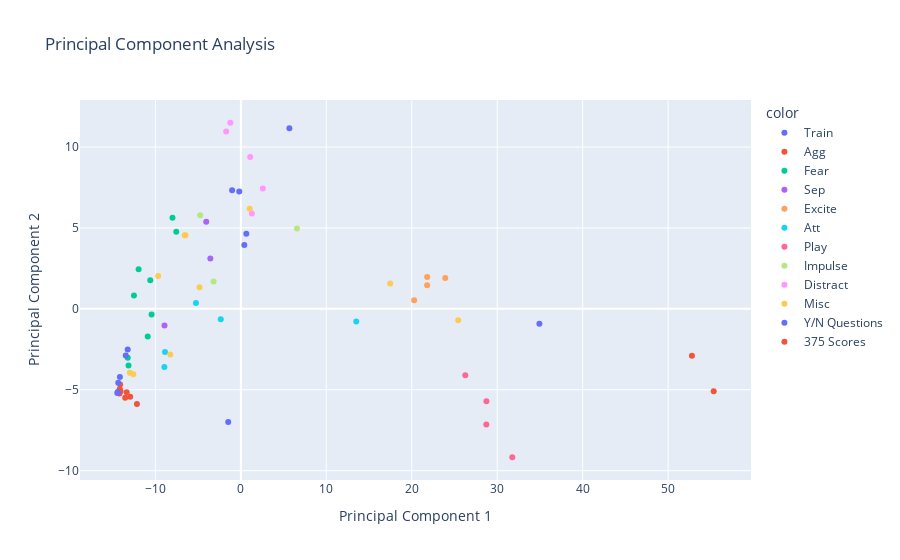

The notebook cell saved with this chart:
### Code cell
px.scatter(x = PC1,
           y = PC2,
           color = header_counts1,
           hover_name = list(master_imp_T.index),
           title = "Principal Component Analysis",
           labels = {"x": "Principal Component 1", "y": "Principal Component 2"})

### Figure 1 — Plotly figure (JSON) as saved in the notebook; plotly's stock layout.template omitted (floating-point values rounded to 4 significant figures)
{"data": [{"hovertemplate": "<b>%{hovertext}</b><br><br>color=Train<br>Principal Component 1=%{x}<br>Principal Component 2=%{y}<extra></extra>", "hovertext": ["Train01", "Train02", "Train03", "Traino4", "Train05", "Train06"], "legendgroup": "Train", "marker": {"color": "#636efa", "symbol": "circle"}, "mode": "markers", "name": "Train", "orientation": "v", "showlegend": true, "type": "scatter", "x": [0.4078, 0.6413, -0.1843, -1.016, 5.682, 34.93], "xaxis": "x", "y": [3.941, 4.636, 7.249, 7.331, 11.15, -0.9185], "yaxis": "y"}, {"hovertemplate": "<b>%{hovertext}</b><br><br>color=Agg<br>Principal Component 1=%{x}<br>Principal Component 2=%{y}<extra></extra>", "hovertext": ["Agg07", "Agg08", "Agg09", "Agg12", "Agg13", "Agg14", "Agg15", "Agg16", "Agg17"], "legendgroup": "Agg", "marker": {"color": "#EF553B", "symbol": "circle"}, "mode": "markers", "name": "Agg", "orientation": "v", "showlegend": true, "type": "scatter", "x": [-14.12, -14.18, -14.09, -14.2, -14.15, -12.95, -12.16, -13.53, -13.36], "xaxis": "x", "y": [-4.675, -4.966, -5.087, -5.223, -5.003, -5.431, -5.886, -5.49, -5.154], "yaxis": "y"}, {"hovertemplate": "<b>%{hovertext}</b><br><br>color=Fear<br>Principal Component 1=%{x}<br>Principal Component 2=%{y}<extra></extra>", "hovertext": ["Fear18", "Fear19", "Fear21", "Fear22", "Fear23", "Fear24", "Fear25", "Fear26", "Fear27"], "legendgroup": "Fear", "marker": {"color": "#00cc96", "symbol": "circle"}, "mode": "markers", "name": "Fear", "orientation": "v", "showlegend": true, "type": "scatter", "x": [-11.96, -7.555, -12.5, -10.59, -10.44, -13.23, -7.996, -10.9, -13.14], "xaxis": "x", "y": [2.446, 4.758, 0.8187, 1.763, -0.3462, -3.016, 5.625, -1.71, -3.501], "yaxis": "y"}, {"hovertemplate": "<b>%{hovertext}</b><br><br>color=Sep<br>Principal Component 1=%{x}<br>Principal Component 2=%{y}<extra></extra>", "hovertext": ["Sep29", "Sep30", "Sep31"], "legendgroup": "Sep", "marker": {"color": "#ab63fa", "symbol": "circle"}, "mode": "markers", "name": "Sep", "orientation": "v", "showlegend": true, "type": "scatter", "x": [-4.05, -3.569, -8.931], "xaxis": "x", "y": [5.381, 3.114, -1.027], "yaxis": "y"}, {"hovertemplate": "<b>%{hovertext}</b><br><br>color=Excite<br>Principal Component 1=%{x}<br>Principal Component 2=%{y}<extra></extra>", "hovertext": ["Excite32", "Excite33", "Excite34", "Excite35"], "legendgroup": "Excite", "marker": {"color": "#FFA15A", "symbol": "circle"}, "mode": "markers", "name": "Excite", "orientation": "v", "showlegend": true, "type": "scatter", "x": [21.8, 20.28, 21.8, 23.92], "xaxis": "x", "y": [1.453, 0.5379, 1.97, 1.907], "yaxis": "y"}, {"hovertemplate": "<b>%{hovertext}</b><br><br>color=Att<br>Principal Component 1=%{x}<br>Principal Component 2=%{y}<extra></extra>", "hovertext": ["Att36", "Att37", "Att38", "Att39", "Att40"], "legendgroup": "Att", "marker": {"color": "#19d3f3", "symbol": "circle"}, "mode": "markers", "name": "Att", "orientation": "v", "showlegend": true, "type": "scatter", "x": [13.51, -5.252, -2.348, -8.871, -8.945], "xaxis": "x", "y": [-0.7836, 0.3647, -0.646, -2.66, -3.599], "yaxis": "y"}, {"hovertemplate": "<b>%{hovertext}</b><br><br>color=Play<br>Principal Component 1=%{x}<br>Principal Component 2=%{y}<extra></extra>", "hovertext": ["Play41", "Play42", "Play43", "Play44"], "legendgroup": "Play", "marker": {"color": "#FF6692", "symbol": "circle"}, "mode": "markers", "name": "Play", "orientation": "v", "showlegend": true, "type": "scatter", "x": [26.26, 28.73, 28.73, 31.76], "xaxis": "x", "y": [-4.11, -5.704, -7.14, -9.17], "yaxis": "y"}, {"hovertemplate": "<b>%{hovertext}</b><br><br>color=Impulse<br>Principal Component 1=%{x}<br>Principal Component 2=%{y}<extra></extra>", "hovertext": ["Impulse45", "Impulse46", "Impulse47"], "legendgroup": "Impulse", "marker": {"color": "#B6E880", "symbol": "circle"}, "mode": "markers", "name": "Impulse", "orientation": "v", "showlegend": true, "type": "scatter", "x": [6.568, -3.183, -4.762], "xaxis": "x", "y": [4.959, 1.683, 5.79], "yaxis": "y"}, {"hovertemplate": "<b>%{hovertext}</b><br><br>color=Distract<br>Principal Component 1=%{x}<br>Principal Component 2=%{y}<extra></extra>", "hovertext": ["Distract48", "Distract49", "Distract50", "Distract51", "Distract52"], "legendgroup": "Distract", "marker": {"color": "#FF97FF", "symbol": "circle"}, "mode": "markers", "name": "Distract", "orientation": "v", "showlegend": true, "type": "scatter", "x": [1.289, 2.575, 1.092, -1.227, -1.716], "xaxis": "x", "y": [5.892, 7.441, 9.379, 11.5, 10.97], "yaxis": "y"}, {"hovertemplate": "<b>%{hovertext}</b><br><br>color=Misc<br>Principal Component 1=%{x}<br>Principal Component 2=%{y}<extra></extra>", "hovertext": ["Misc-Basophob", "Misc-Basophob.1", "Misc-Basophob.2", "Misc-Marking61", "Misc-Hyper62", "Misc-Energy63", "Misc-Energy64", "Misc-ChaseTail65", "Misc-ChaseLights66", "Misc-Bark67"], "legendgroup": "Misc", "marker": {"color": "#FECB52", "symbol": "circle"}, "mode": "markers", "name": "Misc", "orientation": "v", "showlegend": true, "type": "scatter", "x": [-6.577, -9.676, -6.477, -8.256, 1.035, 17.47, 25.43, -12.98, -12.58, -4.838], "xaxis": "x", "y": [4.554, 2.035, 4.545, -2.824, 6.189, 1.561, -0.7046, -3.948, -4.048, 1.336], "yaxis": "y"}, {"hovertemplate": "<b>%{hovertext}</b><br><br>color=Y/N Questions<br>Principal Component 1=%{x}<br>Principal Component 2=%{y}<extra></extra>", "hovertext": ["Capable to work in all TSA required areas? ", "Aggressive to people?", "Aggressive to animals?", "Panting Issue?", "Stamina Issue?", "Distraction Issue?", "Environmental Issue?"], "legendgroup": "Y/N Questions", "marker": {"color": "#636efa", "symbol": "circle"}, "mode": "markers", "name": "Y/N Questions", "orientation": "v", "showlegend": true, "type": "scatter", "x": [-1.474, -14.4, -14.45, -14.34, -14.15, -13.24, -13.47], "xaxis": "x", "y": [-6.994, -5.142, -5.205, -4.565, -4.209, -2.516, -2.889], "yaxis": "y"}, {"hovertemplate": "<b>%{hovertext}</b><br><br>color=375 Scores<br>Principal Component 1=%{x}<br>Principal Component 2=%{y}<extra></extra>", "hovertext": ["PACE#", "DRIVE#"], "legendgroup": "375 Scores", "marker": {"color": "#EF553B", "symbol": "circle"}, "mode": "markers", "name": "375 Scores", "orientation": "v", "showlegend": true, "type": "scatter", "x": [52.78, 55.33], "xaxis": "x", "y": [-2.897, -5.09], "yaxis": "y"}], "layout": {"legend": {"title": {"text": "color"}, "tracegroupgap": 0}, "title": {"text": "Principal Component Analysis"}, "xaxis": {"anchor": "y", "domain": [0, 1], "title": {"text": "Principal Component 1"}}, "yaxis": {"anchor": "x", "domain": [0, 1], "title": {"text": "Principal Component 2"}}}}
